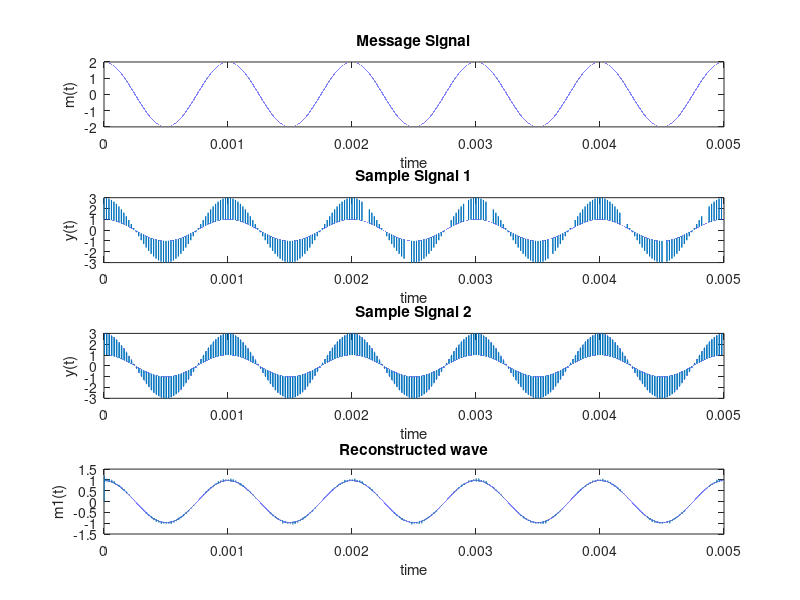

MATLAB code to generate this figure:
clc;
clear all;
close all;

am = 2;
fm = 1000;
fs = 50*fm;
t = 0 : 1/(1000*fs) : 5/fm;
mt = am*cos(2*pi*fm*t);
subplot(4, 1, 1);
plot(t, mt);
xlabel('time');
ylabel('m(t)');
title('Message Signal');

s1_t = (1 + square(2*pi*fs*t, 0.1)/2);
s2_t = (1 + square(2*pi*fs*t, 20)/2);

subplot(4, 1, 2);
plot(t, s1_t .* mt);
xlabel('time');
ylabel('y(t)');
title('Sample Signal 1');

subplot(4, 1, 3);
plot(t, s2_t.*mt);
xlabel('time');
ylabel('y(t)');
title('Sample Signal 2');

[n, d] = butter(10, 1/50);
y1_t = filter(n, d, s1_t.*mt);
subplot(4, 1, 4);
plot(t, y1_t);
xlabel('time');
ylabel('m1(t)');
title('Reconstructed wave');